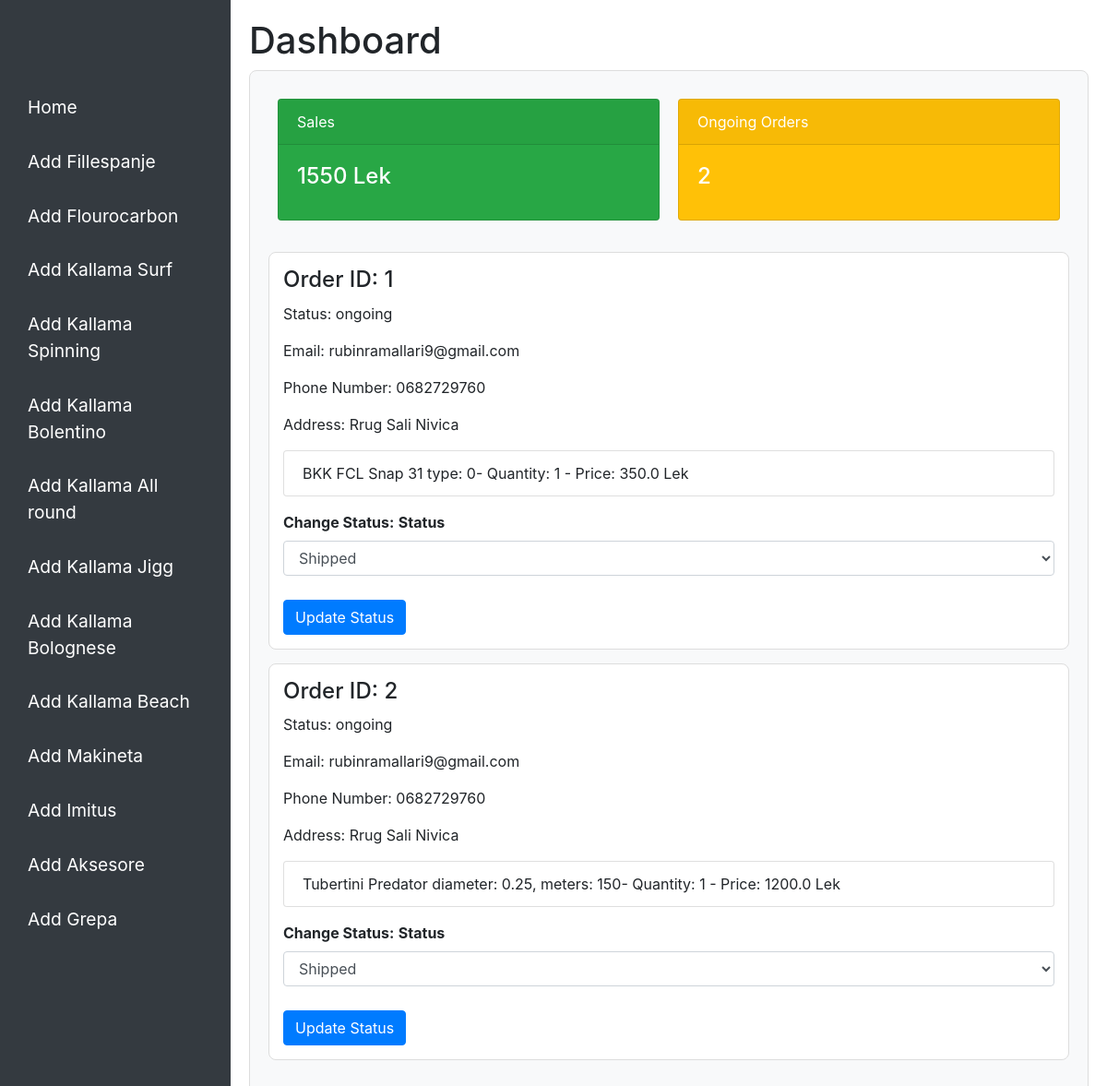
/admin (signed in), run on the app's committed database.
### main.py (models this page shows, shortened)
class Orders(db.Model):
    __tablename__ = 'orders'
    id = db.Column(db.Integer, primary_key=True)
    customer_id = db.Column(db.Integer, db.ForeignKey('users.id'), nullable=False)
    total_amount = db.Column(db.Float, nullable=False)
    status = db.Column(db.String(50), nullable=False)
    email = db.Column(db.String(255), nullable=False)
    phone_number = db.Column(db.String(20), nullable=False)
    address = db.Column(db.String(255), nullable=False)
    user = db.relationship('User', back_populates='orders')
    items = db.relationship('OrderItem', back_populates='order', cascade='all, delete-orphan')

class OrderItem(db.Model):
    __tablename__ = 'order_items'
    id = db.Column(db.Integer, primary_key=True)
    order_id = db.Column(db.Integer, db.ForeignKey('orders.id'), nullable=False)
    product_id = db.Column(db.Integer, nullable=False)
    product_name = db.Column(db.String(255), nullable=False)
    quantity = db.Column(db.Integer, nullable=False)
    price = db.Column(db.Float, nullable=False)
    img_url = db.Column(db.String(255))  # Add this field for product image URL
    type = db.Column(db.String(255))  # Add this field for product type or other details
    order = db.relationship('Orders', back_populates='items')

### main.py (the view)
@app.route('/admin')
@admin_required
def admin_dashboard():
    form = ChangeOrderStatusForm()  # Create an instance of the form
    total_sales = int(db.session.query(db.func.sum(Orders.total_amount)).scalar() or 0)
    ongoing_orders = Orders.query.filter_by(status='ongoing').all()
    ongoing_orders_count = len(ongoing_orders)
    return render_template('dashboard.html',
                           total_sales=total_sales,
                           ongoing_orders_count=ongoing_orders_count,
                           orders=ongoing_orders,
                           form=form)

### main.py
class ChangeOrderStatusForm(FlaskForm):
    status = SelectField('Status', choices=[
        ('shipped', 'Shipped')
    ], validators=[DataRequired()])
    submit = SubmitField('Update Status')

### main.py (called while the page is built)
@app.context_processor
def inject_user():
    return dict(current_user=current_user)

@app.context_processor
def inject_user():
    return dict(current_user=current_user)

@login_manager.user_loader
def load_user(user_id):
    return User.query.get(int(user_id))

def admin_required(f):
    @wraps(f)
    def decorated_function(*args, **kwargs):
        if not current_user.is_authenticated or not current_user.is_admin:
            flash('Admin access required', 'danger')
            return redirect(url_for('index'))
        return f(*args, **kwargs)
    return decorated_function

### templates/dashboard.html (shortened to what this page needs)
<!DOCTYPE html>
<html lang="en">
<head>
    <link href="https://stackpath.bootstrapcdn.com/bootstrap/4.5.2/css/bootstrap.min.css" rel="stylesheet">
</head>
<body>
<div class="sidebar">
    <br>
    <br><br>
    <a href="{{ url_for('index') }}">Home</a>
    <a href="{{ url_for('add_product_fillespanje') }}">Add Fillespanje</a>
    <a href="{{ url_for('add_product_flourocarbon') }}">Add Flourocarbon</a>
    <a href="{{ url_for('add_product', category='surfcasting') }}">Add Kallama Surf</a>
    <a href="{{ url_for('add_product', category='spinning') }}">Add Kallama Spinning</a>
    <a href="{{ url_for('add_product', category='bolentino') }}">Add Kallama Bolentino</a>
    <a href="{{ url_for('add_product', category='allround') }}">Add Kallama All round</a>
    <a href="{{ url_for('add_product', category='jigg') }}">Add Kallama Jigg</a>
    <a href="{{ url_for('add_product', category='bolognese') }}">Add Kallama Bolognese</a>
    <a href="{{ url_for('add_product', category='beach') }}">Add Kallama Beach</a>
    <a href="{{ url_for('add_productMakineta') }}">Add Makineta</a>
    <a href="{{url_for('add_product_lures')}}">Add Imitus</a>
    <a href="{{url_for('add_product_aksesore')}}">Add Aksesore</a>
    <a href="{{url_for('add_product_grepa')}}">Add Grepa</a>
</div>
<div class="content">
    <h1>Dashboard</h1>
    <div class="dashboard-container">
        <div class="cards-container">
            <div class="card text-white bg-success">
                <div class="card-header">Sales</div>
                <div class="card-body">
                    <h5 class="card-title">{{ total_sales }} Lek</h5>
                </div>
            </div>
            <div class="card text-white bg-warning">
                <div class="card-header">Ongoing Orders</div>
                <div class="card-body">
                    <h5 class="card-title">{{ ongoing_orders_count }}</h5>
                </div>
            </div>
        </div>
        <div class="order-details mt-4">
            {% for order in orders %}
            <div class="order-box">
                <h4>Order ID: {{ order.id }}</h4>
                <p>Status: {{ order.status }}</p>
                <p>Email: {{ order.email }}</p>
                <p>Phone Number: {{ order.phone_number }}</p>
                <p>Address: {{ order.address }}</p>
                <ul class="list-group">
                    {% for item in order.items %}
                    <li class="list-group-item">
                        {{ item.product_name }} {{item.type}}- Quantity: {{ item.quantity }} - Price: {{ item.price }}
                        Lek
                    </li>
                    {% endfor %}
                </ul>
                <form action="{{ url_for('change_order_status', order_id=order.id) }}" method="post" class="mt-3">
                    <div class="form-group">
                        <label for="status">Change Status:</label>
                        {{ form.status.label }}
                        {{ form.status(class="form-control") }}
                    </div>
                    <button type="submit" class="btn btn-primary">Update Status</button>
                </form>
            </div>
            {% endfor %}
        </div>
    </div>
</div>
</body>
</html>

### templates/dashboard.html (style rules this page uses)
body { display: flex; height: 100vh; margin: 0; }
.sidebar { width: 250px; background-color: #343a40; color: white; padding: 20px; position: fixed; height: 100%; }
.sidebar a { color: white; text-decoration: none; display: block; padding: 10px; margin-bottom: 10px; font-size: 1.2rem; border-radius: 5px; }
.content { margin-left: 250px; padding: 20px; flex-grow: 1; }
.dashboard-container { border: 1px solid #ddd; padding: 20px; border-radius: 8px; background-color: #f8f9fa; }
.cards-container { display: flex; justify-content: space-between; flex-wrap: wrap; }
.card { margin: 10px; flex: 1 1 45%; max-width: 48%; height: auto; }
.card .card-title { font-size: 1.5rem; }
.order-box { border: 1px solid #ddd; border-radius: 8px; padding: 15px; margin-bottom: 15px; background-color: #ffffff; }
.order-box h4 { margin-bottom: 10px; }
.form-group label { font-weight: bold; }
.btn-primary { margin-top: 10px; }

### data on the page
Orders: id "1", status "ongoing", email "rubinramallari9@gmail.com", phone_number "0682729760", address "Rrug Sali Nivica", status.label "Status"
OrderItem: product_name "BKK FCL Snap 31", type "type: 0", quantity "1", price "350.0"
Orders: id "2", status "ongoing", email "rubinramallari9@gmail.com", phone_number "0682729760", address "Rrug Sali Nivica", status.label "Status"
OrderItem: product_name "Tubertini Predator", type "diameter: 0.25, meters: 150", quantity "1", price "1200.0"

### other printed values
{{ total_sales }} "1550"
{{ ongoing_orders_count }} "2"
